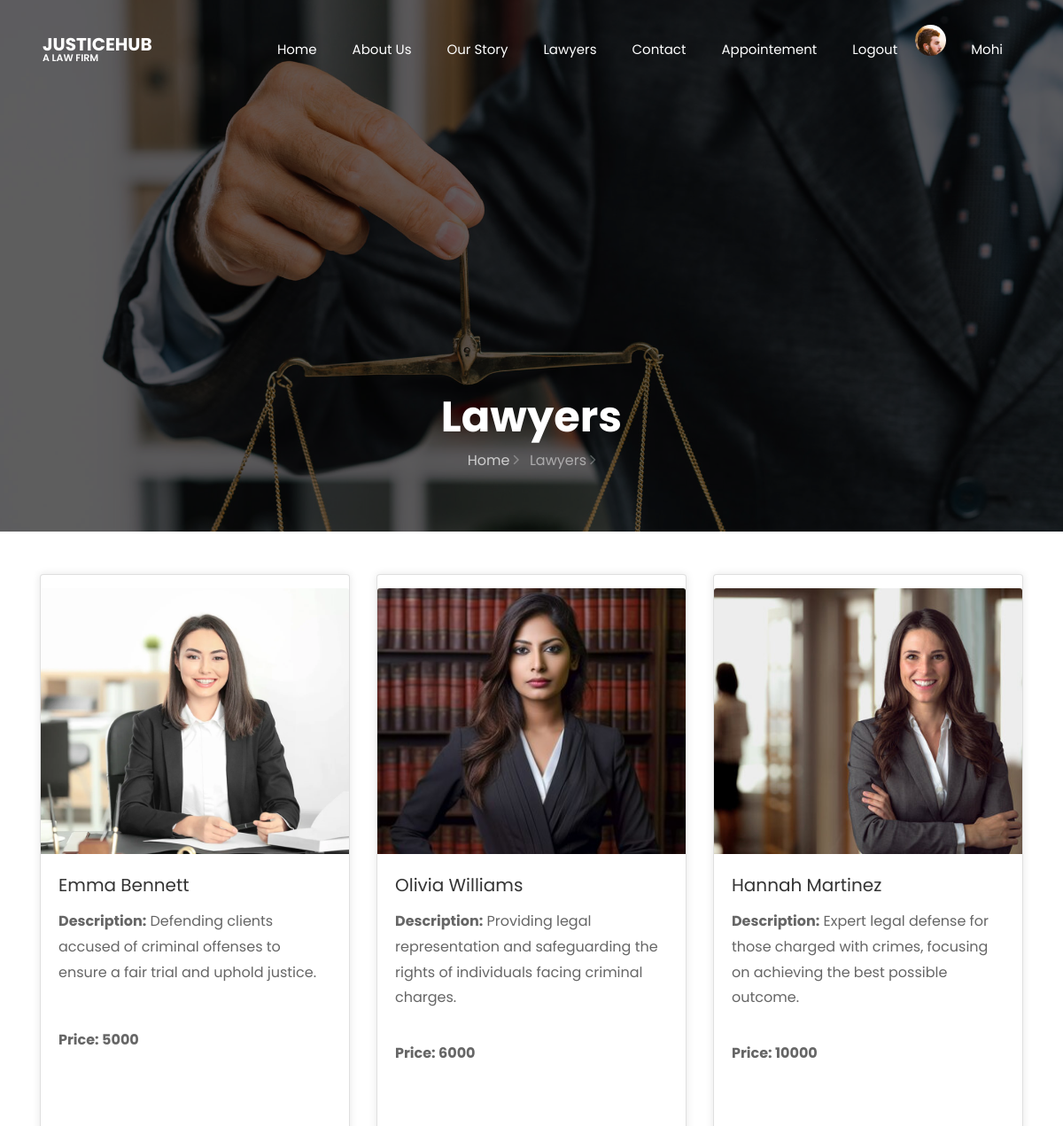
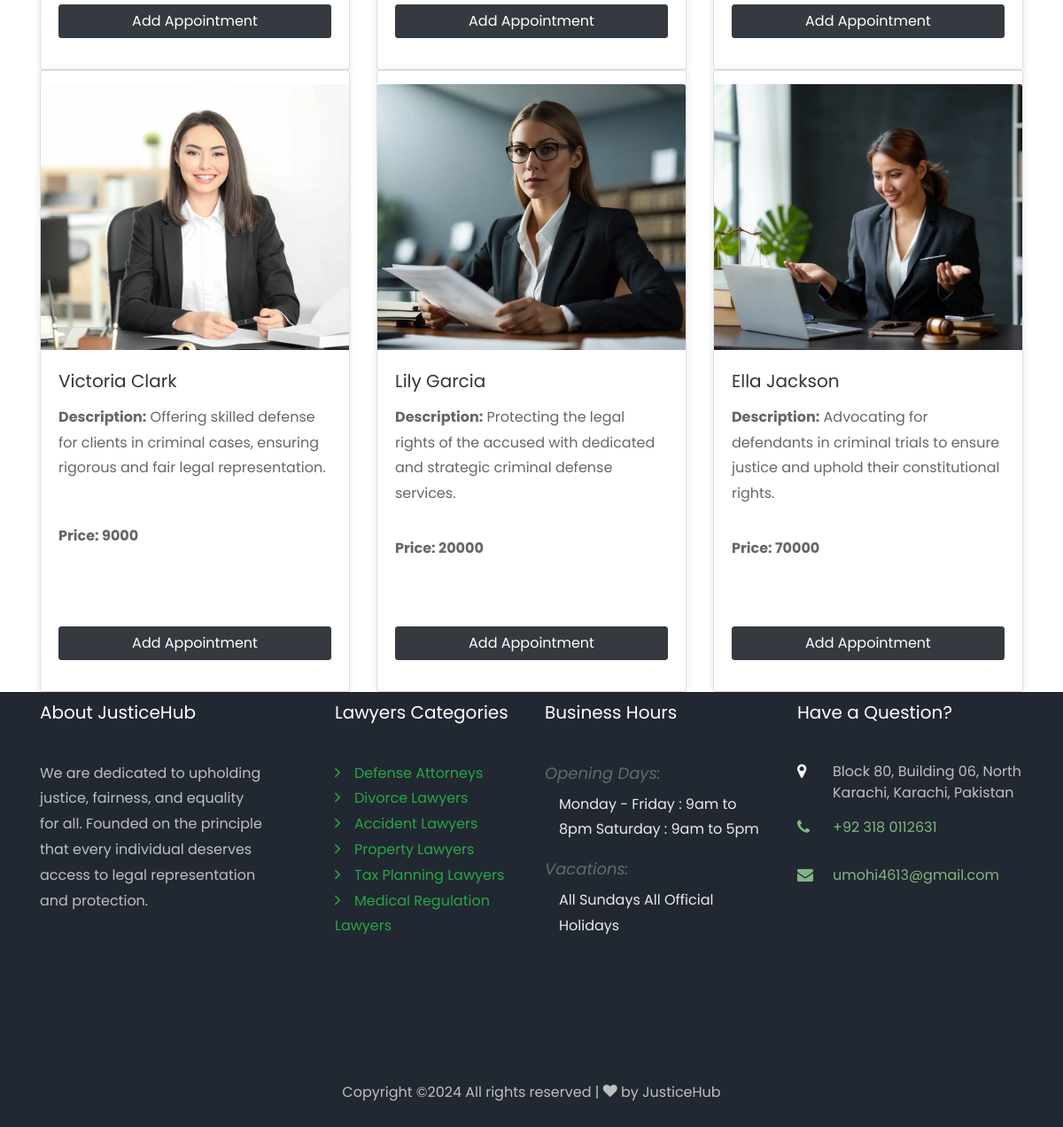
Page /user_view_lawyers.php?cid=1 (signed in) on the committed database (2 pictures, top to bottom).
### tables this page shows
CREATE TABLE `ecomm_lawyers` (
  `pid` int(11) NOT NULL,
  `pname` varchar(255) DEFAULT NULL,
  `pprice` int(11) DEFAULT NULL,
  `pimg` varchar(255) DEFAULT NULL,
  `pdes` varchar(255) DEFAULT NULL,
  `pcategory` int(11) DEFAULT NULL
);

CREATE TABLE `ecomm_categories` (
  `cid` int(11) NOT NULL,
  `cname` varchar(255) DEFAULT NULL,
  `cimg` varchar(255) DEFAULT NULL
);

### user_view_lawyers.php (the view, shortened to what this page needs)
<?php
include 'database.php';
$cid = $_GET['cid'];
$sql_select = "SELECT * FROM ecomm_lawyers WHERE pcategory = $cid";
$lawyers = mysqli_query($conn, $sql_select);
?>
<!DOCTYPE html>
<html lang="en">
  <head>
    <link rel="stylesheet" href="css/open-iconic-bootstrap.min.css">
    <link rel="stylesheet" href="css/animate.css">
    <link rel="stylesheet" href="css/owl.carousel.min.css">
    <link rel="stylesheet" href="css/owl.theme.default.min.css">
    <link rel="stylesheet" href="css/magnific-popup.css">
    <link rel="stylesheet" href="css/aos.css">
    <link rel="stylesheet" href="css/ionicons.min.css">
    <link rel="stylesheet" href="css/flaticon.css">
    <link rel="stylesheet" href="css/icomoon.css">
    <link rel="stylesheet" href="css/style.css">
  </head>
  <body>
    <?php include "nav.php" ?>
    <section class="hero-wrap hero-wrap-2" style="background-image: url('images/bg_1.jpg');" data-stellar-background-ratio="0.5">
      <div class="overlay"></div>
      <div class="container">
        <div class="row no-gutters slider-text align-items-end justify-content-center">
          <div class="col-md-9 ftco-animate pb-5 text-center">
            <h1 class="mb3 bread">Lawyers</h1>
            <p class="breadcrumbs"><span class="mr-2"><a href="index.html">Home <i class="ion-ios-arrow-forward"></i></a></span> <span>Lawyers <i class="ion-ios-arrow-forward"></i></span></p>
          </div>
        </div>
      </div>
    </section>
    <div class="container mt-5">
      <div class="row justify-content-center">
        <?php
          while ($row = mysqli_fetch_assoc($lawyers)) {
        ?>
          <div class="col-md-4">
            <div class="card">
              <img src="<?php echo 'Dashboard/uploads/lawyers/' . $row['pimg'] ?>" class="card-img-top" alt="<?php echo $row['pname'] ?>">
              <div class="card-body">
                <h5 class="card-title"><?php echo $row['pname'] ?></h5>
                <p class="card-text"><b>Description:</b> <?php echo $row['pdes'] ?></p>
                <p class="card-text price"><strong>Price: <?php echo $row['pprice'] ?></strong></p>
                <form method="post">
                  <br>
                  <input type="submit" class="btn btn-dark w-100" name="addToCart" value="Add Appointment">
                </form>
              </div>
            </div>
          </div>
        <?php
          }
        ?>
      </div>
    </div>
    <?php include "footer.php" ?>
  </body>
</html>

### nav.php (shortened to what this page needs)
<?php
$current_page = basename($_SERVER['PHP_SELF']);
?>
<nav class="navbar px-md-0 navbar-expand-lg navbar-dark ftco_navbar bg-dark ftco-navbar-light" id="ftco-navbar">
    <div class="container-fluid px-md-5">
        <a class="navbar-brand" href="index.html">JusticeHub<span>A Law Firm</span></a>
        <div class="collapse navbar-collapse" id="ftco-nav">
            <ul class="navbar-nav ml-auto">
                <?php
                if (isset($_SESSION['uname'])) {
                    ?>
                    <li class="nav-item <?php echo $current_page == 'index.php' ? 'active' : ''; ?>">
                        <a href="index.php" class="nav-link">Home</a>
                    </li>
                    <li class="nav-item <?php echo $current_page == 'about.php' ? 'active' : ''; ?>">
                        <a href="about.php" class="nav-link">About Us</a>
                    </li>
                    <li class="nav-item <?php echo $current_page == 'blog.php' ? 'active' : ''; ?>">
                        <a href="blog.php" class="nav-link">Our Story</a>
                    </li>
                    <li class="nav-item <?php echo $current_page == 'user_select_category.php' ? 'active' : ''; ?>">
                        <a href="user_select_category.php" class="nav-link">Lawyers</a>
                    </li>
                    <li class="nav-item <?php echo $current_page == 'contact.php' ? 'active' : ''; ?>">
                        <a href="contact.php" class="nav-link">Contact</a>
                    </li>
                    <li class="nav-item <?php echo $current_page == 'cart.php' ? 'active' : ''; ?>">
                        <a href="cart.php" class="nav-link">Appointement</a>
                    </li>
                    <li class="nav-item ">
                        <a href="logout.php" class="nav-link">Logout</a>
                    </li>
                    <li class="nav-item">
                        <div class="user-avatar" data-bs-toggle="modal" data-bs-target="#profilePicModal">
                            <img src="<?php echo $_SESSION['profile_pic']; ?>" alt="User Avatar">
                        </div>
                    </li>
                    <li class="nav-item">
                        <a class="nav-link" aria-current="page" href="#"><?php echo $_SESSION['uname']; ?></a>
                    </li>
                    <?php
                }
                ?>
            </ul>
        </div>
    </div>
</nav>

### footer.php (shortened to what this page needs)
<footer class="ftco-footer ftco-bg-dark ftco-section py-2">
    <div class="container">
        <div class="row mb-5">
            <div class="col-md">
                <div class="ftco-footer-widget mb-4">
                    <h2 class="ftco-heading-2">About JusticeHub</h2>
                    <p>We are dedicated to upholding justice, fairness, and equality for all. Founded on the principle that every individual deserves access to legal representation and protection.</p>
                    <ul class="ftco-footer-social list-unstyled float-md-left float-lft mt-5">
                    </ul>
                </div>
            </div>
            <div class="col-md">
                <div class="ftco-footer-widget mb-4 ml-md-5">
                    <h2 class="ftco-heading-2">Lawyers Categories</h2>
                    <ul class="list-unstyled">
                        <?php
                        include "database.php";
                        $sql = "SELECT * FROM ecomm_categories";
                        $result = mysqli_query($conn, $sql);
                        while ($row = mysqli_fetch_assoc($result)) {
                            $category_url = "user_select_category.php?cid={$row['cid']}";
                            echo "<li><span class='ion-ios-arrow-forward mr-3 text-success'></span><a href='{$category_url}' class='text-success'>{$row['cname']}</a></li>";
                        }
                        ?>
                    </ul>
                </div>
            </div>
            <div class="col-md">
                <div class="ftco-footer-widget mb-4">
                    <h2 class="ftco-heading-2">Business Hours</h2>
                    <div class="opening-hours">
                        <h4>Opening Days:</h4>
                        <p class="pl-3">
                            <span>Monday - Friday : 9am to 8pm</span>
                            <span>Saturday : 9am to 5pm</span>
                        </p>
                        <h4>Vacations:</h4>
                        <p class="pl-3">
                            <span>All Sundays</span>
                            <span>All Official Holidays</span>
                        </p>
                    </div>
                </div>
            </div>
            <div class="col-md">
                <div class="ftco-footer-widget mb-4">
                    <h2 class="ftco-heading-2">Have a Question?</h2>
                    <div class="block-23 mb-3">
                        <ul>
                            <li><span class="icon icon-map-marker"></span><span class="text">Block 80, Building 06, North Karachi, Karachi, Pakistan</span></li>
                            <li><a href="tel://+92 318 0112631"><span class="icon icon-phone"></span><span class="text">+92 318 0112631</span></a></li>
                            <li><a href="mailto:umohi4613@gmail.com"><span class="icon icon-envelope"></span><span class="text">umohi4613@gmail.com</span></a></li>
                        </ul>
                    </div>
                </div>
            </div>
        </div>
        <div class="row">
            <div class="col-md-12 text-center">
                <p>
                    Copyright &copy;<script>document.write(new Date().getFullYear());</script> All rights reserved | <i class="icon-heart color-danger" aria-hidden="true"></i> by <a href="index.php">JusticeHub</a>
                </p>
            </div>
        </div>
    </div>
</footer>

### css/icomoon.css (style rules this page uses)
[class^="icon-"], [class*=" icon-"] { font-family: 'icomoon' !important; speak: none; font-style: normal; font-weight: normal; font-variant: normal; text-transform: none; line-height: 1; -webkit-font-smoothing: antialiased; -moz-osx-font-smoothing: grayscale; }
.icon-heart:before { content: "\f004"; }
.icon-map-marker:before { content: "\f041"; }
.icon-phone:before { content: "\f095"; }
.icon-envelope:before { content: "\f0e0"; }

### user_view_lawyers.php (style rules this page uses)
.card { margin-bottom: 10%; box-shadow: 0 0 10px rgba(0, 0, 0, 0.1); transition: transform 0.3s ease; height: 100%; display: flex; flex-direction: column; padding-top: 15px; padding-bottom: 15px; }
.card-img-top { width: 100%; height: 300px; object-fit: cover; }
.card-body { flex: 1; display: flex; flex-direction: column; }
.card-text { flex-grow: 1; }
.price { margin-top: auto; }
.card-body form { margin-top: 10px; }

### nav.php (style rules this page uses)
.user-avatar { width: 35px; height: 35px; border-radius: 50%; overflow: hidden; margin-right: 8px; cursor: pointer; }
.user-avatar img { width: 100%; height: auto; }

### rows in the picture
ecomm_lawyers: pimg (picture), pname "Emma Bennett", pdes "Defending clients accused of criminal offenses to ensure a fair trial and uphold justice.", pprice "5000"
ecomm_lawyers: pimg (picture), pname "Olivia Williams", pdes "Providing legal representation and safeguarding the rights of individuals facing criminal charges.", pprice "6000"
ecomm_lawyers: pimg (picture), pname "Hannah Martinez", pdes "Expert legal defense for those charged with crimes, focusing on achieving the best possible outcome.", pprice "10000"
ecomm_lawyers: pimg (picture), pname "Victoria Clark", pdes "Offering skilled defense for clients in criminal cases, ensuring rigorous and fair legal representation.", pprice "9000"
ecomm_lawyers: pimg (picture), pname "Lily Garcia", pdes "Protecting the legal rights of the accused with dedicated and strategic criminal defense services.", pprice "20000"
ecomm_lawyers: pimg (picture), pname "Ella Jackson", pdes "Advocating for defendants in criminal trials to ensure justice and uphold their constitutional rights.", pprice "70000"
ecomm_categories: cname "Defense Attorneys"
ecomm_categories: cname "Divorce Lawyers"
ecomm_categories: cname "Accident Lawyers"
ecomm_categories: cname "Property Lawyers"
ecomm_categories: cname "Tax Planning Lawyers"
ecomm_categories: cname "Medical Regulation Lawyers"

### other values in the picture
$_SESSION['uname'] "Mohi"
